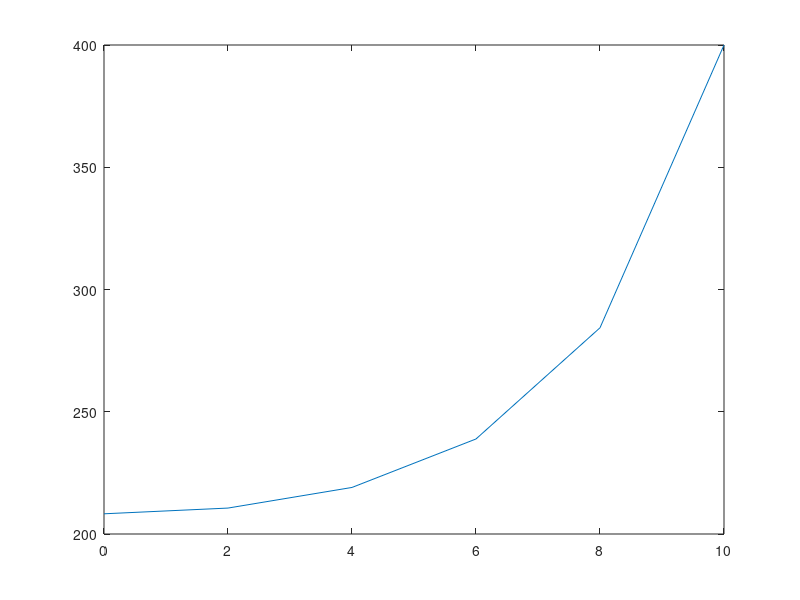

This figure's MATLAB source:
  clc
  clear all
  close all
  L=10;
  h=0.05;
  sigma=2.7*10^(-9);
  T_inf=200;
  
  Tf=400;
  dx=2;
  alpha=2+h*(dx)^2;
  beta=h*(dx)^2*T_inf;
  gama=sigma*(dx)^2;
  n=floor((L/(dx))+1);
  x=0:2:L;
  T=zeros(1,n);
  
  T(n)=Tf;
  Told=zeros(1,n);
  err=zeros(1,n-2);
  tol=0.01;
  it=0;
  Ta=0;

  
  while(1)
      Told=T;
      for i=1:n-1
         if(i==1)
         T(i)= (beta+gama*((T_inf)^4-T(i)^4)+2*T(i+1)-Ta*(2*dx))/alpha;
          else
          T(i)=(beta+gama*((T_inf)^4-T(i)^4)+T(i-1)+T(i+1))/alpha;
          if(abs(T(i))>tol)
              err(i)=abs((T(i)-Told(i)));
          end
          end
      end
      it=it+1;
      if (max(err)<tol)
          break
      else    
      end
  end
  disp(it)
  figure
  plot(x,T)